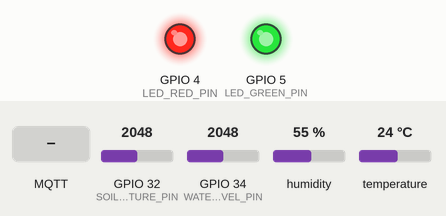
A sketch run on a simulated ESP32. Shown: output pins drawn as LEDs (lit = HIGH). Dashed ring = blinking. The test bench sets the inputs (shaded band); at power-on: GPIO 34 (WATER_LEVEL_PIN) = 2048, GPIO 32 (SOIL_MOISTURE_PIN) = 2048, humidity 55 %, temperature 24 °C. WiFi joins after 1.5 s; servers stay silent unless stated; random numbers use the default seed unless the sketch sets one; no MQTT or app messages arrive unless stated; what the sketch prints to the serial monitor is not drawn.

Above: at 4.2 s.
4.3 s: MQTT message "1" arrives on the first subscribed topic
At 5.5 s:
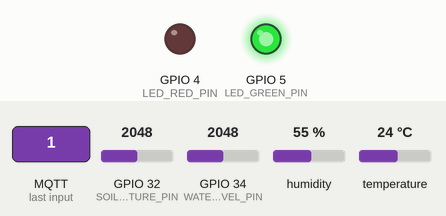
6.5 s: GPIO 34 (WATER_LEVEL_PIN) set to 496
11.2 s: GPIO 34 (WATER_LEVEL_PIN) set to 420
At 15.4 s:
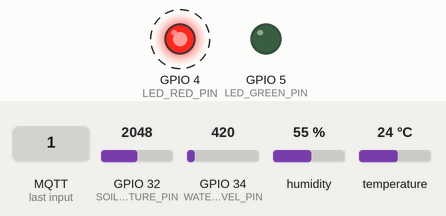
25.0 s: GPIO 34 (WATER_LEVEL_PIN) set to 540
At 25.5 s:
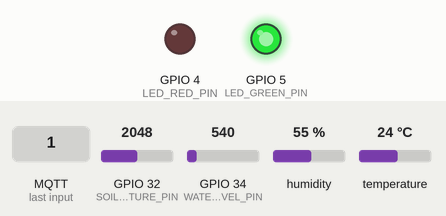
26.5 s: GPIO 34 (WATER_LEVEL_PIN) set to 122
At 30.9 s:
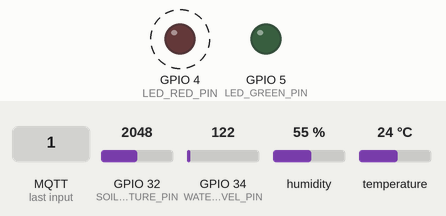
Timing chart, 0 to 35.0 s (numbered marks = the images above; inputs shaded):
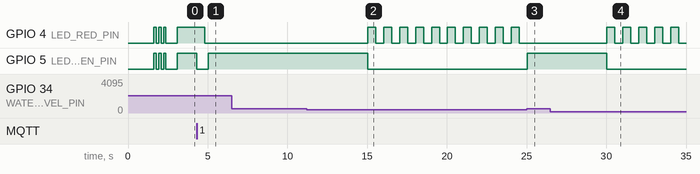

The sketch:

latihan.ino
```cpp
/*
 * ============================================================
 *  AIoT Smart Irrigation System
 *  ESP32 + ML (Flask Server) + Multi-Sensor (MQTT Version)
 * ============================================================
 */

#include <WiFi.h>
#include <PubSubClient.h>
#include <ArduinoJson.h>
#include <DHT.h>
// LCD removed (tidak dipakai)

// WiFi Configuration
const char* WIFI_SSID     = "S21 FE";
const char* WIFI_PASSWORD  = "12345678";

// MQTT Configuration
const char* MQTT_BROKER       = "broker.emqx.io";
const int   MQTT_PORT         = 1883;
const char* MQTT_TOPIC_SENSOR = "aiot/smart_irrigation/sensor";
const char* MQTT_TOPIC_CONTROL = "aiot/smart_irrigation/control";

// Pin Definitions
#define DHTPIN            14    // DHT22 data pin
#define DHTTYPE           DHT22
#define SOIL_MOISTURE_PIN 32    // Capacitive Soil Moisture (Analog)
#define WATER_LEVEL_PIN   34    // Water Level Sensor (Analog)
#define RELAY_PIN         26    // Relay module signal
#define LED_RED_PIN       4     // LED Merah (perlu siram)
#define LED_GREEN_PIN     5     // LED Hijau (aman)

// Relay Logic Configuration (Active-Low)
#define RELAY_ON          LOW
#define RELAY_OFF         HIGH

// Sensor Calibration Values
const int SOIL_DRY   = 3400;
const int SOIL_WET   = 1500;
const int WATER_EMPTY = 0;
const int WATER_FULL  = 3000;

// Object Initialization
DHT dht(DHTPIN, DHTTYPE);
// LCD removed
WiFiClient espClient;
PubSubClient mqttClient(espClient);

// Global Variables
float temperature    = 0;
float humidity       = 0;
int   soilMoisture   = 0;
int   waterLevel     = 0;

int   prediction     = -1;     // -1=belum ada, 0=tidak siram, 1=siram, 2=siram banyak
int   action         = 0;      // 0=relay OFF, 1=relay ON
float confidence     = 0;
String predLabel     = "---";

unsigned long lastSendTime = 0;
const unsigned long SEND_INTERVAL = 5000;  // Kirim setiap 5 detik

bool serverConnected = false;

unsigned long lastWiFiRetry = 0;
const unsigned long WIFI_RETRY_INTERVAL = 10000;  // Retry WiFi setiap 10 detik

// Function Prototypes
void connectWiFi();
void reconnectMQTT();
void readSensors();
void printSensorData();
void publishTelemetry();
void controlOutputs();
void updateLEDs();
// void updateLCD(); // LCD removed
void mqttCallback(char* topic, byte* payload, unsigned int length);

void setup() {
  Serial.begin(115200);
  Serial.println();
  Serial.println("╔════════════════════════════════════════╗");
  Serial.println("║      AIoT Smart Irrigation System      ║");
  Serial.println("╚════════════════════════════════════════╝");

  // Initialize output pins
  pinMode(LED_RED_PIN, OUTPUT);
  pinMode(LED_GREEN_PIN, OUTPUT);

  // Turn off all outputs initially
  pinMode(RELAY_PIN, INPUT_PULLUP); // Set as INPUT_PULLUP to turn OFF 5V active-low relay cleanly with pull-up
  digitalWrite(LED_RED_PIN, LOW);
  digitalWrite(LED_GREEN_PIN, LOW);

  // Initialize DHT22
  dht.begin();

  // LCD removed

  // Connect to WiFi
  connectWiFi();

  // LCD removed

  // Initialize MQTT
  mqttClient.setServer(MQTT_BROKER, MQTT_PORT);
  mqttClient.setCallback(mqttCallback);
  reconnectMQTT();

  delay(500);
}

void loop() {
  // Feed watchdog
  yield();

  // Reconnect WiFi if disconnected (non-blocking with cooldown)
  if (WiFi.status() != WL_CONNECTED) {
    if (millis() - lastWiFiRetry >= WIFI_RETRY_INTERVAL) {
      lastWiFiRetry = millis();
      Serial.println("[!] WiFi terputus, reconnecting...");
      connectWiFi();
    }
  }

  // Reconnect MQTT if disconnected
  if (WiFi.status() == WL_CONNECTED && !mqttClient.connected()) {
    reconnectMQTT();
  }

  // Run MQTT loop
  mqttClient.loop();

  // Send telemetry at SEND_INTERVAL
  if (millis() - lastSendTime >= SEND_INTERVAL) {
    lastSendTime = millis();

    // 1. Read all sensors
    readSensors();

    // 2. Print sensor data to Serial
    printSensorData();

    // 3. Publish to MQTT Broker
    publishTelemetry();

    // 4. Control outputs based on prediction
    controlOutputs();

    // LCD removed
  }

  // 6. Update LEDs (including non-blocking blinking if tank is empty)
  updateLEDs();
}

void connectWiFi() {
  Serial.print("[WiFi] Connecting to ");
  Serial.print(WIFI_SSID);
  Serial.println("...");

  WiFi.disconnect(true);  // Disconnect dulu untuk clean state
  delay(100);
  WiFi.begin(WIFI_SSID, WIFI_PASSWORD);

  int attempts = 0;
  while (WiFi.status() != WL_CONNECTED && attempts < 20) {
    delay(250);
    yield();  // Feed watchdog timer
    Serial.print(".");
    attempts++;
  }

  if (WiFi.status() == WL_CONNECTED) {
    Serial.println(" Connected!");
    Serial.print("[WiFi] IP Address: ");
    Serial.println(WiFi.localIP());

    // Indicator: both LEDs blink fast 3 times
    for (int i = 0; i < 3; i++) {
      digitalWrite(LED_GREEN_PIN, HIGH);
      digitalWrite(LED_RED_PIN, HIGH);
      delay(150);
      yield();
      digitalWrite(LED_GREEN_PIN, LOW);
      digitalWrite(LED_RED_PIN, LOW);
      delay(150);
      yield();
    }
  } else {
    Serial.println(" FAILED!");
    Serial.println("[WiFi] Cek SSID dan Password.");
  }
}

void reconnectMQTT() {
  int attempts = 0;
  while (!mqttClient.connected() && attempts < 3) {
    yield();  // Feed watchdog timer
    Serial.print("[MQTT] Mencoba menghubungkan ke broker...");
    // Generate unique client ID
    String clientId = "ESP32Client-" + String(random(0xffff), HEX);

    if (mqttClient.connect(clientId.c_str())) {
      Serial.println(" Connected!");
      // Subscribe to control topic
      mqttClient.subscribe(MQTT_TOPIC_CONTROL);
      Serial.printf("[MQTT] Subscribed ke: %s\n", MQTT_TOPIC_CONTROL);
    } else {
      Serial.print(" Gagal, rc=");
      Serial.print(mqttClient.state());
      Serial.println(" Coba lagi dalam 1 detik...");
      delay(500);
      yield();  // Feed watchdog timer
      delay(500);
      yield();  // Feed watchdog timer
      attempts++;
    }
  }
}

void mqttCallback(char* topic, byte* payload, unsigned int length) {
  Serial.print("[MQTT] Pesan masuk di topik: ");
  Serial.println(topic);

  // Parse payload JSON
  JsonDocument doc;
  DeserializationError error = deserializeJson(doc, payload, length);

  if (!error) {
    prediction = doc["prediction"].as<int>();
    action     = doc["action"].as<int>();  // 0=OFF, 1=ON
    confidence = doc["confidence"].as<float>();
    predLabel  = doc["label"].as<String>();
    serverConnected = true;

    Serial.printf("[MQTT] ML Prediksi: %s (confidence: %.1f%%) -> Relay: %s\n",
                   predLabel.c_str(), confidence * 100,
                   action == 1 ? "ON" : "OFF");
  } else {
    Serial.print("[!] Gagal parse JSON MQTT callback: ");
    Serial.println(error.c_str());
  }
}

void readSensors() {
  // DHT22: Temperature & Humidity
  float t = dht.readTemperature();
  float h = dht.readHumidity();

  if (!isnan(t) && !isnan(h)) {
    temperature = t;
    humidity = h;
  } else {
    Serial.println("[!] DHT22 error, pakai data terakhir.");
  }

  // Soil Moisture Sensor (Analog)
  int rawSoil = analogRead(SOIL_MOISTURE_PIN);
  soilMoisture = map(rawSoil, SOIL_DRY, SOIL_WET, 0, 100);
  soilMoisture = constrain(soilMoisture, 0, 100);

  // Water Level Sensor (Analog)
  int rawWater = analogRead(WATER_LEVEL_PIN);
  waterLevel = map(rawWater, WATER_EMPTY, WATER_FULL, 0, 100);
  waterLevel = constrain(waterLevel, 0, 100);
}

void printSensorData() {
  Serial.println("-------------------------------------");
  Serial.printf("Suhu        : %.1f °C\n", temperature);
  Serial.printf("Kelembapan  : %.1f %%\n", humidity);
  Serial.printf("Kelembapan Tanah : %d %%\n", soilMoisture);
  Serial.printf("Level Tangki Air : %d %%\n", waterLevel);
}

void publishTelemetry() {
  if (!mqttClient.connected()) {
    Serial.println("[!] MQTT tidak terhubung, skip publish.");
    serverConnected = false;
    return;
  }

  // Create JSON payload
  JsonDocument doc;
  doc["temperature"]    = temperature;
  doc["humidity"]       = humidity;
  doc["soil_moisture"]  = soilMoisture;
  doc["water_level"]    = waterLevel;

  String jsonPayload;
  serializeJson(doc, jsonPayload);

  Serial.print("[MQTT] Publish → ");
  Serial.println(MQTT_TOPIC_SENSOR);
  Serial.print("[MQTT] Payload: ");
  Serial.println(jsonPayload);

  if (mqttClient.publish(MQTT_TOPIC_SENSOR, jsonPayload.c_str())) {
    Serial.println("[MQTT] Telemetry berhasil dipublish!");
  } else {
    Serial.println("[!] Gagal publish telemetry!");
  }
}

void controlOutputs() {
  if (prediction < 0) {
    pinMode(RELAY_PIN, INPUT_PULLUP);        // Set as INPUT_PULLUP to turn OFF relay cleanly
    Serial.println("[AKSI] Menunggu prediksi dari server...");
    return;
  }

  // Override: Protection when water tank is empty
  if (waterLevel < 15) {
    pinMode(RELAY_PIN, INPUT_PULLUP);        // Set as INPUT_PULLUP to turn OFF relay cleanly
    Serial.println("[AKSI] Override: Sumber air habis! Penyiraman dinonaktifkan untuk proteksi.");
    return;
  }

  // Use action from server
  if (action == 1) {
    pinMode(RELAY_PIN, OUTPUT);
    digitalWrite(RELAY_PIN, RELAY_ON);      // Relay ON -> Valve/Pump ON
    Serial.printf("[AKSI] Relay ON -> POMPA AKTIF (%s)\n", predLabel.c_str());
  } else {
    pinMode(RELAY_PIN, INPUT_PULLUP);        // Set as INPUT_PULLUP to turn OFF relay cleanly
    Serial.println("[AKSI] Relay OFF -> Pompa MATI (aman)");
  }
}

unsigned long lastBlinkTime = 0;
bool ledState = LOW;

void updateLEDs() {
  if (prediction < 0) {
    // Belum terhubung / error: Merah & Hijau menyala statis
    digitalWrite(LED_RED_PIN, HIGH);
    digitalWrite(LED_GREEN_PIN, HIGH);
    return;
  }

  if (waterLevel < 15) {
    // Air tangki habis -> LED Merah Kedap-kedip (500ms), LED Hijau OFF
    digitalWrite(LED_GREEN_PIN, LOW);
    if (millis() - lastBlinkTime >= 500) {
      lastBlinkTime = millis();
      ledState = !ledState;
      digitalWrite(LED_RED_PIN, ledState);
    }
  } else {
    // Kondisi air normal
    if (action == 1) {
      // Sedang menyiram: Merah ON, Hijau OFF
      digitalWrite(LED_RED_PIN, HIGH);
      digitalWrite(LED_GREEN_PIN, LOW);
    } else {
      // Kondisi aman: Merah OFF, Hijau ON
      digitalWrite(LED_RED_PIN, LOW);
      digitalWrite(LED_GREEN_PIN, HIGH);
    }
  }
}

// LCD removed - semua fungsi updateLCD() dihapus
```

Measured:
- the behaviour switches between 450 and 449 on GPIO 34 (WATER_LEVEL_PIN) (found by bisection; images 1 and 2)
- after the input at 4.3 s, GPIO 4 (LED_RED_PIN): HIGH → LOW after 0.51 s; GPIO 5 (LED_GREEN_PIN): HIGH → LOW at once, → HIGH 0.73 s later
- after the input at 6.5 s, every drawn part: stays the same
- after the input at 11.2 s, GPIO 4 (LED_RED_PIN): alternates HIGH for 0.50 s and LOW for 0.50 s, starting after 3.8 s; GPIO 5 (LED_GREEN_PIN): HIGH → LOW after 3.8 s
- after the input at 25.0 s, GPIO 5 (LED_GREEN_PIN): LOW → HIGH at once
- after the input at 26.5 s, GPIO 4 (LED_RED_PIN): alternates HIGH for 0.50 s and LOW for 0.50 s, starting after 3.5 s; GPIO 5 (LED_GREEN_PIN): HIGH → LOW after 3.5 s
